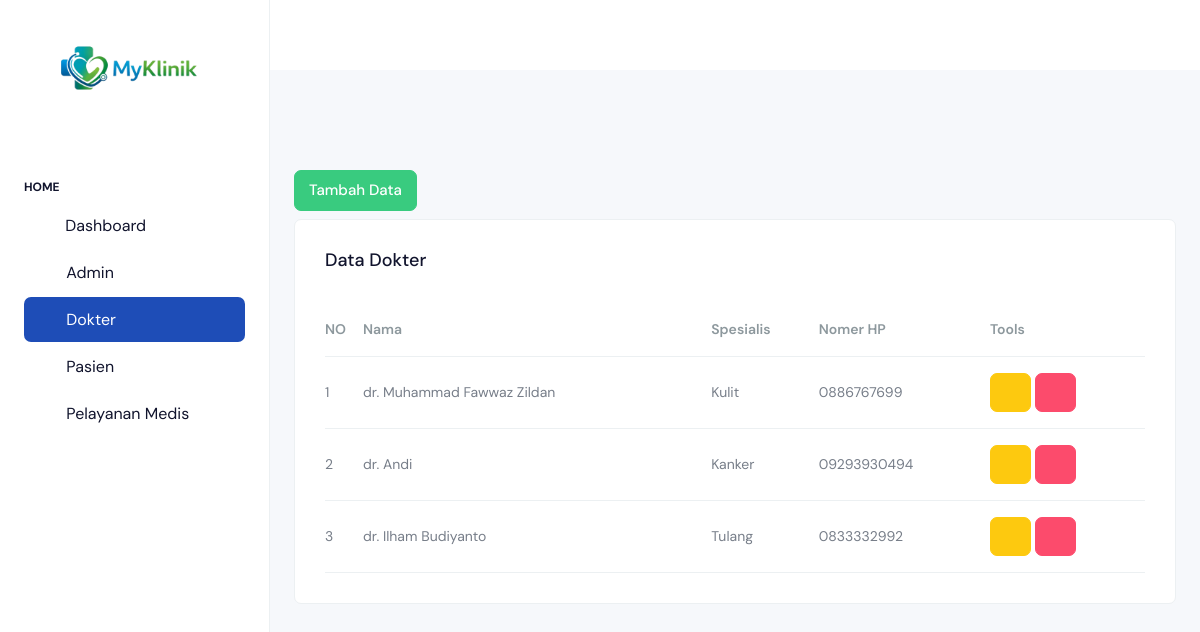
The app's page /dokter.php (signed in) with its own data.
### tables this page shows
CREATE TABLE IF NOT EXISTS `dokter` (
  `id` int NOT NULL AUTO_INCREMENT,
  `nama` varchar(100) DEFAULT NULL,
  `spesialis` varchar(100) DEFAULT NULL,
  `no_hp` varchar(20) DEFAULT NULL,
  PRIMARY KEY (`id`)
);

### koneksi.php (called while the page is built, shortened)
<?php
class Database {
    private $host = "localhost";
    private $user = "root";
    private $pass = "";
    private $db = "klinik";
    public function __construct() {
        $this->conn = new mysqli($this->host, $this->user,
         $this->pass, $this->db);
    }
}
?>

### model/model.php (called while the page is built, shortened)
<?php
require_once "koneksi.php";
class Model {
    public function __construct() {
        $db = new Database();
        $this->conn = $db->conn;
    }
}
?>

### model/dokter_model.php (called while the page is built, shortened)
<?php
require_once "klinik.php";
class Dokter extends Klinik {
    public function info() {
        return "Data Dokter";
    }
}
?>

### model/klinik.php (called while the page is built, shortened)
<?php
require_once "model.php";
class Klinik extends Model {
    protected $table;
    public function __construct($table) {
        $this->table = $table;
    }
    public function getAll() {
        return $this->conn->query("SELECT * FROM {$this->table}");
    }
}
?>

### dokter.php (the view, shortened to what this page needs)
<?php
require_once "model/dokter_model.php";
$dokter = new Dokter();
$data = $dokter->getAll();
$no = 1;
?>
<!doctype html>
<html lang="en">
<head>
  <link rel="stylesheet" href="./assets/css/styles.min.css" />
</head>
<body>
  <div class="page-wrapper" id="main-wrapper" data-layout="vertical" data-navbarbg="skin6" data-sidebartype="full">
    <?php
    include 'navbar/navbar.php';
    ?>
    <div class="body-wrapper">
      <?php
      include 'navbar/header.php'
      ?>
      <div class="body-wrapper-inner">
        <div class="container-fluid">
          <button class="btn btn-success mb-2"
            data-bs-toggle="modal"
            data-bs-target="#modalTambah">
            Tambah Data
          </button>
          <div class="row">
            <div class="col-12">
              <div class="card">
                <div class="card-body">
                  <div class="d-md-flex align-items-center">
                    <div>
                      <h4 class="card-title"><?php echo $dokter->info() ?></h4>
                    </div>
                  </div>
                  <div class="table-responsive mt-4">
                    <table class="table mb-0 text-nowrap varient-table align-middle fs-3">
                      <thead>
                        <tr>
                          <th scope="col" class="px-0 text-muted">
                            NO
                          </th>
                          <th scope="col" class="px-0 text-muted">Nama</th>
                          <th scope="col" class="px-0 text-muted">Spesialis</th>
                          <th scope="col" class="px-0 text-muted">Nomer HP</th>
                          <th scope="col" class="px-0 text-muted">Tools</th>
                        </tr>
                      </thead>
                      <tbody>
                        <?php while ($row = $data->fetch_assoc()) { ?>
                          <tr>
                            <td class="px-0"><?= $no++ ?></td>
                            <td class="px-0"><?= $row['nama'] ?></td>
                            <td class="px-0"><?= $row['spesialis'] ?></td>
                            <td class="px-0"><?= $row['no_hp'] ?></td>
                            <td class="px-0">
                              <button class="btn btn-warning"
                                data-bs-toggle="modal"
                                data-bs-target="#edit<?= $row['id'] ?>">
                                <i class="ti ti-edit"></i>
                              </button>
                              <button class="btn btn-danger"
                                data-bs-toggle="modal"
                                data-bs-target="#hapus<?= $row['id'] ?>">
                                <i class="ti ti-trash"></i>
                              </button>
                            </td>
                          </tr>
                        <?php } ?>
                      </tbody>
                    </table>
                  </div>
                </div>
              </div>
            </div>
          </div>
        </div>
      </div>
    </div>
</body>
</html>

### records on screen
dokter: nama "dr. Muhammad Fawwaz Zildan", spesialis "Kulit", no_hp "0886767699"
dokter: nama "dr. Andi", spesialis "Kanker", no_hp "09293930494"
dokter: nama "dr. Ilham Budiyanto", spesialis "Tulang", no_hp "0833332992"

### other values on screen
$dokter->info() "Data Dokter"
